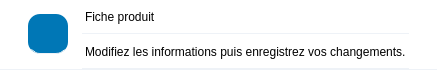
       <widget class="QFrame" name="panel_header">
        <property name="minimumSize">
         <size>
          <width>0</width>
          <height>70</height>
         </size>
        </property>
        <property name="maximumSize">
         <size>
          <width>16777215</width>
          <height>70</height>
         </size>
        </property>
        <property name="styleSheet">
         <string notr="true">background-color: #ffffff; border-bottom: 1px solid #eef2f7; border-top-right-radius: 16px;</string>
        </property>
        <property name="frameShape">
         <enum>QFrame::Shape::NoFrame</enum>
        </property>
        <layout class="QHBoxLayout" name="panel_header_layout">
         <property name="spacing">
          <number>14</number>
         </property>
         <property name="leftMargin">
          <number>28</number>
         </property>
         <property name="topMargin">
          <number>0</number>
         </property>
         <property name="rightMargin">
          <number>28</number>
         </property>
         <property name="bottomMargin">
          <number>0</number>
         </property>
         <item>
          <widget class="QLabel" name="panel_header_icon">
           <property name="minimumSize">
            <size>
             <width>40</width>
             <height>40</height>
            </size>
           </property>
           <property name="maximumSize">
            <size>
             <width>40</width>
             <height>40</height>
            </size>
           </property>
           <property name="styleSheet">
            <string notr="true">background-color: #0077B6; border-radius: 12px; padding: 10px;</string>
           </property>
           <property name="pixmap">
            <pixmap resource="../Icon.qrc">:/Icon/Icons/edit_white.svg</pixmap>
           </property>
           <property name="scaledContents">
            <bool>true</bool>
           </property>
          </widget>
         </item>
         <item>
          <layout class="QVBoxLayout" name="panel_header_text">
           <property name="spacing">
            <number>2</number>
           </property>
           <item>
            <widget class="QLabel" name="panel_title">
             <property name="text">
              <string>Fiche produit</string>
             </property>
            </widget>
           </item>
           <item>
            <widget class="QLabel" name="panel_subtitle">
             <property name="text">
              <string>Modifiez les informations puis enregistrez vos changements.</string>
             </property>
            </widget>
           </item>
          </layout>
         </item>
         <item>
          <spacer name="header_panel_spacer">
           <property name="orientation">
            <enum>Qt::Orientation::Horizontal</enum>
           </property>
           <property name="sizeHint" stdset="0">
            <size>
             <width>0</width>
             <height>0</height>
            </size>
           </property>
          </spacer>
         </item>
        </layout>
       </widget>
